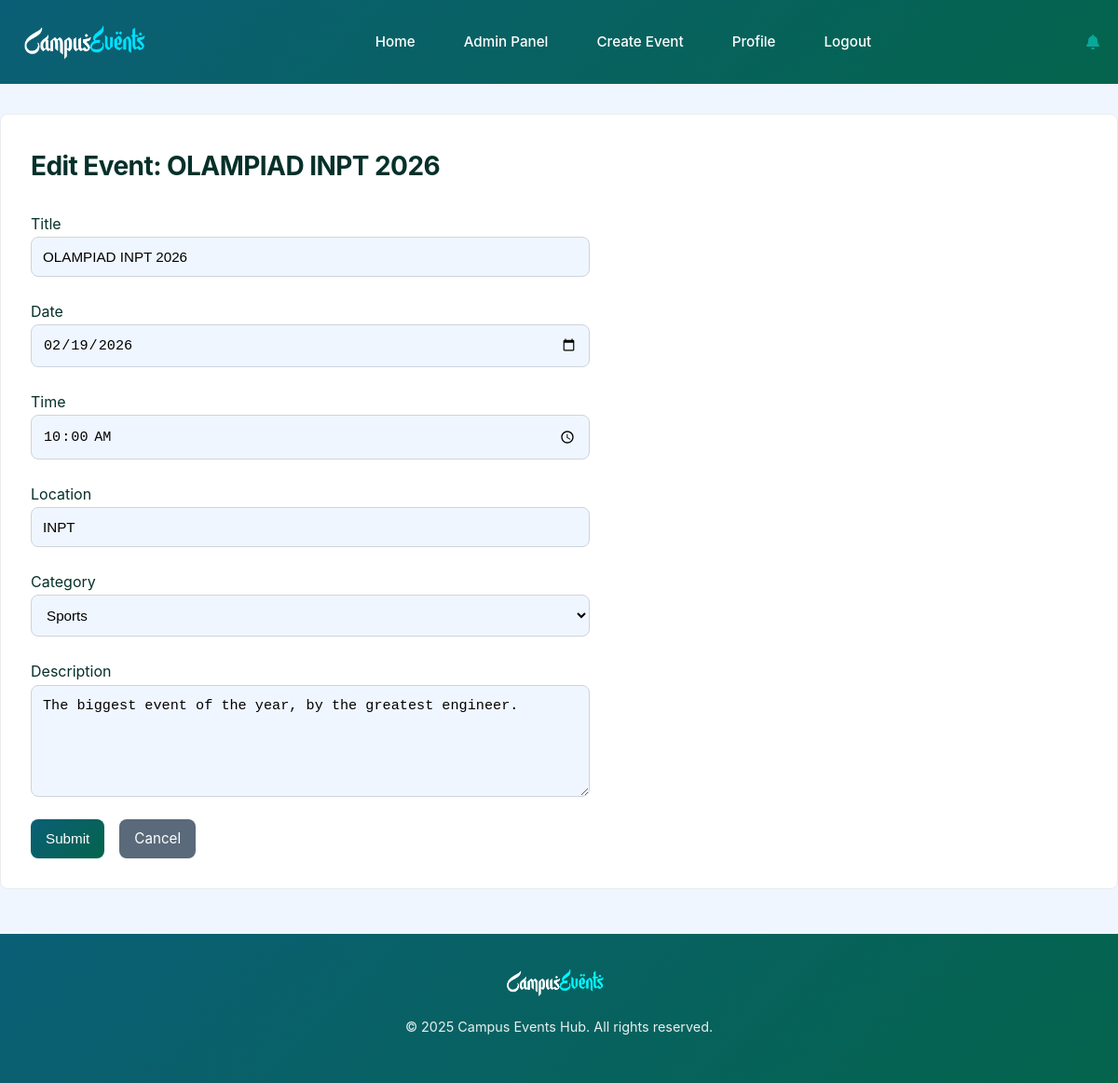
Before: /admin/events/1/edit (signed in) with the older database file.
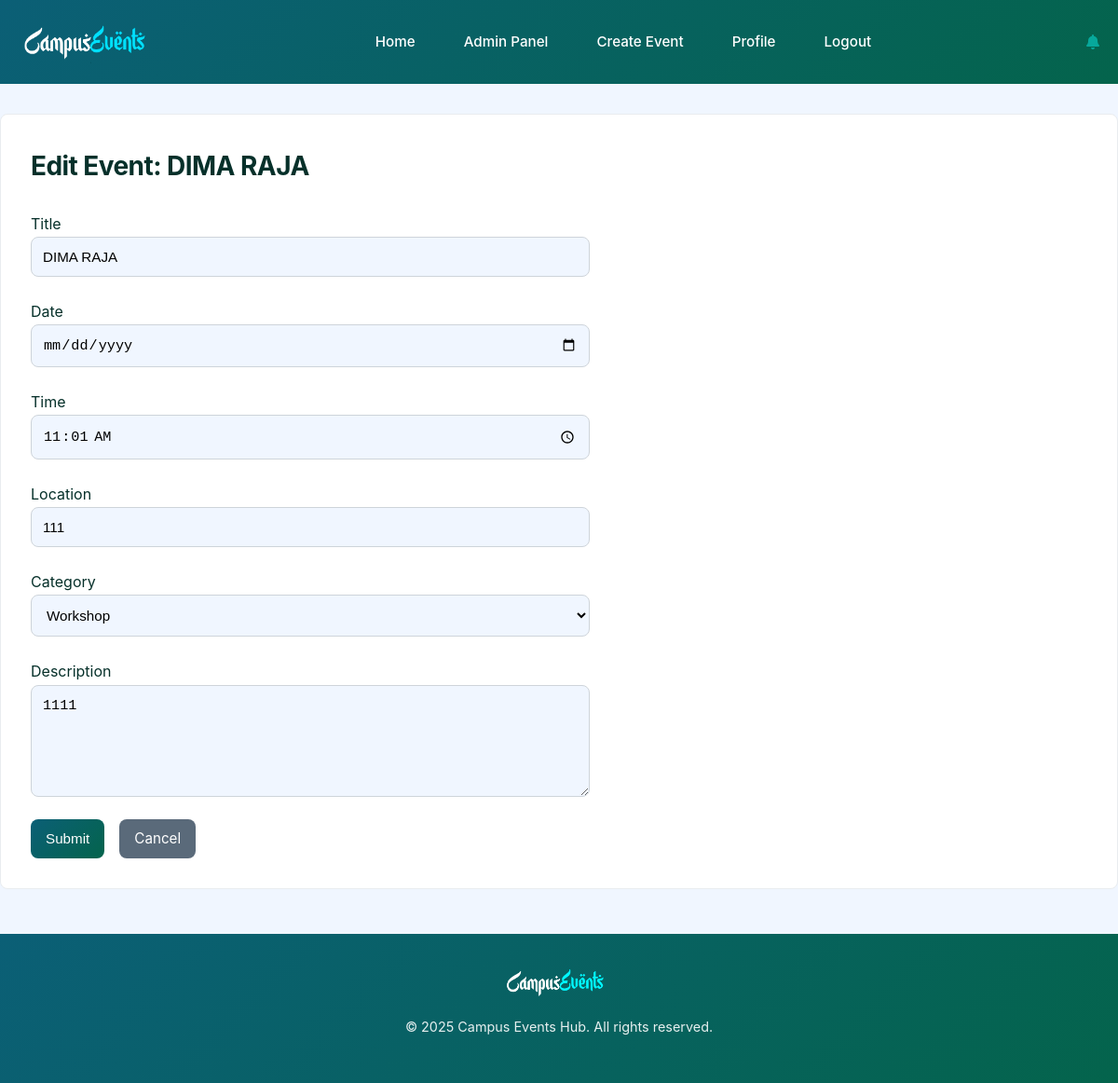
After: the same page with the newer database file.
### models.py (models this page shows)
class Event(db.Model):
    __tablename__ = 'event'
    id = db.Column(db.Integer, primary_key=True)
    title = db.Column(db.String(100), nullable=False)
    description = db.Column(db.Text, nullable=False)
    date = db.Column(db.Date, nullable=False)
    time = db.Column(db.Time, nullable=False)
    location = db.Column(db.String(100), nullable=False)
    category = db.Column(db.String(50), nullable=False)
    status = db.Column(db.Enum(EventStatus), default=EventStatus.PENDING)
    user_id = db.Column(db.Integer, db.ForeignKey('user.id'), nullable=False)
    likes = db.relationship('Like', backref='event', lazy=True, cascade='all, delete-orphan')
    rsvps = db.relationship('RSVP', backref='event', lazy=True, cascade='all, delete-orphan')
    notifications = db.relationship('Notification', backref='event', lazy=True, cascade='all, delete-orphan')

### app.py (the view, shortened to what this page needs)
@app.route('/admin/events/<int:event_id>/edit', methods=['GET', 'POST'])
@login_required
def admin_edit_event(event_id):
    if current_user.role != UserRole.ADMIN:
        logger.warning(f"Unauthorized admin edit attempt by {current_user.email} on event {event_id}")
        abort(403)
    event = Event.query.get_or_404(event_id)
    form = EventForm(obj=event)
    return render_template('admin_edit_event.html', form=form, event=event)

### forms.py
class EventForm(FlaskForm):
    title = StringField('Title', validators=[DataRequired(), Length(max=100)])
    description = TextAreaField('Description', validators=[DataRequired()])
    date = DateField('Date', validators=[DataRequired()])
    time = TimeField('Time', validators=[DataRequired()])
    location = StringField('Location', validators=[DataRequired(), Length(max=100)])
    category = SelectField('Category', choices=[
        ('workshop', 'Workshop'),
        ('seminar', 'Seminar'),
        ('party', 'Party'),
        ('sports', 'Sports'),
        ('other', 'Other')
    ], validators=[DataRequired()])
    submit = SubmitField('Submit')

### app.py (called while the page is built)
@login_manager.user_loader
def load_user(user_id):
    return User.query.get(int(user_id))

### templates/admin_edit_event.html (shortened to what this page needs)
        {% extends "admin_base.html" %}
{% block css %}
    <link rel="stylesheet" href="{{ url_for('static', filename='css/admin_edit_event.css') }}">
{% endblock %}
{% block content %}
    <div class="container">
        <h2>Edit Event: {{ event.title }}</h2>
        <form method="POST" class="event-form">
            <div class="form-group">
                {{ form.title.label }} {{ form.title(class="form-control", value=event.title) }}
            </div>
            <div class="form-group">
                {{ form.date.label }} {{ form.date(class="form-control", value=event.date.strftime('%Y-%m-%d')) }}
            </div>
            <div class="form-group">
                {{ form.time.label }} {{ form.time(class="form-control", value=event.time.strftime('%H:%M')) }}
            </div>
            <div class="form-group">
                {{ form.location.label }} {{ form.location(class="form-control", value=event.location) }}
            </div>
            <div class="form-group">
                {{ form.category.label }} {{ form.category(class="form-control", value=event.category) }}
            </div>
            <div class="form-group">
                {{ form.description.label }} {{ form.description(class="form-control", rows="4", value=event.description) }}
            </div>
            <div class="form-actions">
                {{ form.submit(class="btn btn-primary") }}
                <a href="{{ url_for('all_events') }}" class="btn btn-secondary">Cancel</a>
            </div>
        </form>
    </div>
{% endblock %}

Changed rows visible on the page:
changed Event: title "OLAMPIAD INPT 2026" → "DIMA RAJA"; date "02/19/2026" → (not shown); time "10:00" → "11:01"; location "INPT" → "111"; category "Sports" → "Workshop"; description "The biggest event of the year, by the greatest engineer." → "1111"
